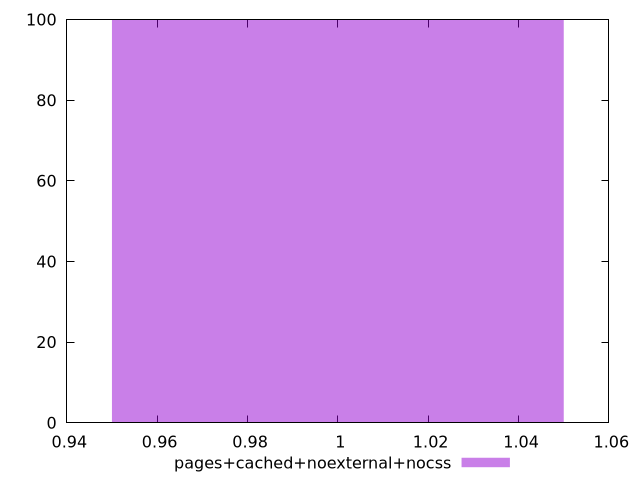

Write gnuplot code to recreate this figure.
$_pagesCachedNoexternalNocss <<EOF
1 100
EOF
set key outside below
set terminal pngcairo
set output "report_00006_2020-11-02T20-21-41.718Z/uses-rel-preconnect/pages+cached+noexternal+nocss//hist.png"
set yrange [0:100]
set boxwidth 0.1
set style fill transparent solid 0.5 noborder
plot $_pagesCachedNoexternalNocss title "pages+cached+noexternal+nocss" with boxes ,
